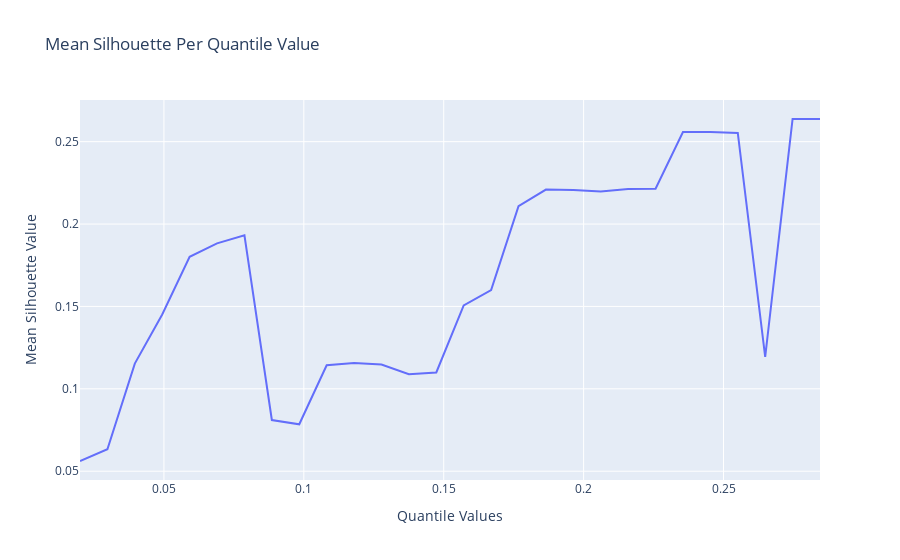

Notebook code cell kept with this figure:
### Code cell
fig = go.Figure()
fig.add_trace(go.Scatter(x = quantile_plot, y = silhouette_values))
fig.update_layout(
    title = "Mean Silhouette Per Quantile Value",
    xaxis_title = "Quantile Values",
    yaxis_title = "Mean Silhouette Value"
)

### Figure 1 — Plotly figure (JSON) as saved in the notebook; plotly's stock layout.template omitted (floating-point values rounded to 4 significant figures)
{"data": [{"type": "scatter", "x": [0.02, 0.0298, 0.03959, 0.04939, 0.05918, 0.06898, 0.07878, 0.08857, 0.09837, 0.1082, 0.118, 0.1278, 0.1376, 0.1473, 0.1571, 0.1669, 0.1767, 0.1865, 0.1963, 0.2061, 0.2159, 0.2257, 0.2355, 0.2453, 0.2551, 0.2649, 0.2747, 0.2845], "y": [0.05619, 0.06335, 0.1153, 0.1451, 0.1801, 0.1883, 0.1931, 0.08106, 0.07848, 0.1143, 0.1157, 0.1148, 0.1088, 0.1099, 0.1506, 0.1599, 0.2108, 0.2209, 0.2207, 0.2198, 0.2213, 0.2214, 0.2558, 0.2558, 0.2553, 0.1194, 0.2638, 0.2638]}], "layout": {"title": {"text": "Mean Silhouette Per Quantile Value"}, "xaxis": {"title": {"text": "Quantile Values"}}, "yaxis": {"title": {"text": "Mean Silhouette Value"}}}}
